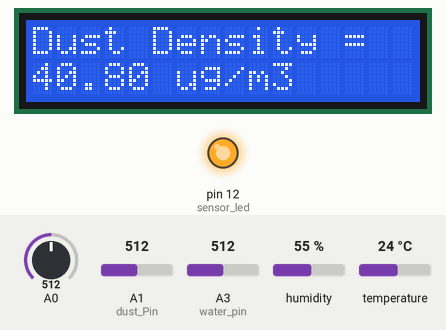
This sketch was run on a simulated Arduino Uno, built with avr-gcc and run on an emulated ATmega328P. Parts: 16×2 character LCD, output pins drawn as LEDs (lit = HIGH). The inputs (shaded band) are chosen by the test bench; at power-on: humidity 55 %, A0 = 512, A1 (dust_Pin) = 512, A3 (water_pin) = 512, temperature 24 °C. What the sketch prints to the serial monitor is not drawn.

Above: at 1.2 s.
1.3 s: humidity set to 22 %
At 9.4 s:
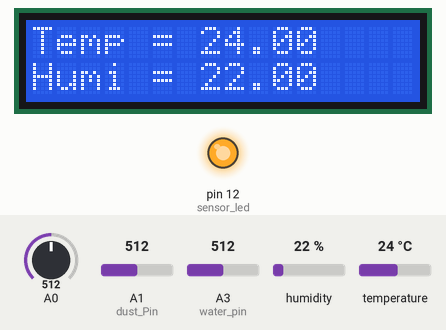
12.6 s: A0 set to 716
At 19.2 s:
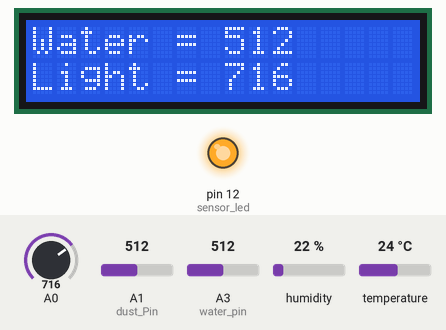
22.7 s: A1 (dust_Pin) set to 716
At 28.8 s:
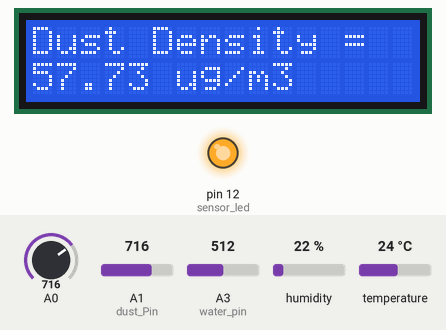
32.8 s: A3 (water_pin) set to 716
At 46.7 s:
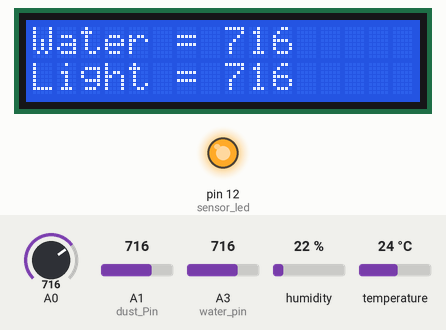
46.8 s: temperature set to 12 °C
At 51.2 s:
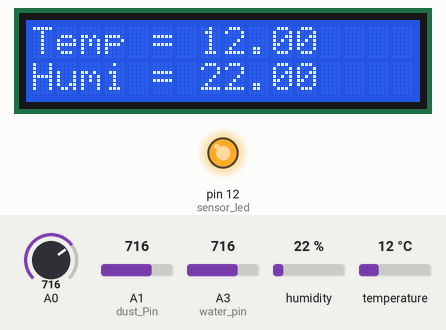
Timing chart, 0 to 52.7 s (numbered marks = the images above; inputs shaded):
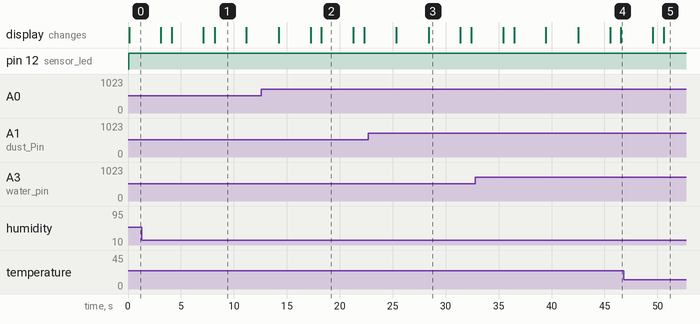

Measured:
- what the display in image 1 shows lasts 3.0 s, from 8.2 s to 11.2 s

The sketch:

hwa_boon.ino
```cpp
#include <SoftwareSerial.h> // 블루투스 모듈 연결 라이브러리
#include <LiquidCrystal_I2C.h>  // LCD 라이브러리
#include <DHT11.h> // 온습도센서 라이브러리

LiquidCrystal_I2C lcd(0x27, 16, 2); // LCD 주소값 - 0x27

SoftwareSerial BTSerial(2,3); // 블루투스 모듈 TX, RX 핀번호
 byte buffer[1024]; // 데이터를 수신 받을 버퍼
 int bufferPosition; // 버퍼에 데이타를 저장할 때 기록할 위치

int cds = A0; // 조도센서 핀번호
int water_pin = A3; // 수분수위센서 핀번호Q
int pin = 4;
DHT11 dht11(pin); // 온습도센서 아날로그 핀번호

int dust_Pin = A1;  // 먼지센서 핀번호
int sensor_led = 12;  // 먼지센서 센싱 아날로그 핀번호

float dust_value = 0; // 센서에 값지된 먼지 수치 변수
float dustDensityug = 0;  // 미세먼지 연산을 위한 변수
float Voltage = 0;

int sampling = 280;
int waiting = 40;
float stop_time = 9680;

void setup() {
  // put your setup code here, to run once:
  Serial.begin(9600); // 시리얼 모니터 시작
  BTSerial.begin(9600);  // set the data rate for the BT port

  lcd.begin();  // lcd 시작

  pinMode(sensor_led, OUTPUT);  // ledPower를 출력 단자로 설정합니다.
  pinMode(dust_Pin, INPUT);
}


void loop() {
  // put your main code here, to run repeatedly:

   // BT –> Data –> Serial
  if (BTSerial.available()) {
    Serial.write(BTSerial.read());
    char toSend = (char)BTSerial.read();
    Serial.print(toSend);
  }
  // Serial –> Data –> BT
  if (Serial.available()) {
    BTSerial.write(Serial.read());
    char toSend = (char)Serial.read();
    BTSerial.print(toSend);
  }

  int err;  // 온습도 수치값에 대한 에러값 처리
  float temp, humi; // 온도, 습도 변수
  int val_water = analogRead(A3); // 감지된 토양습도센서 값 읽기
  int val_light = analogRead(A0); // 감지된 조도센서 값 읽기

  digitalWrite(sensor_led, LOW);
  delayMicroseconds(sampling);

  dust_value = analogRead(dust_Pin);  // 감지된 먼지센서 값 읽기

  delayMicroseconds(waiting);
  digitalWrite(sensor_led, HIGH);
  delayMicroseconds(stop_time);

   dustDensityug = (0.17 * (dust_value * (5.0/1024) - 0.1)) * 100;

    lcd.setCursor(0,0);
    // 첫 번째 줄에 첫 번째 커서부터 시작
    lcd.print("Dust Density = ");
    lcd.setCursor(0,1);
    // 두 번째 줄에 첫 번째 커서부터 시작
// if (dustDensityug > 30){ // 잡음을 막기 위해
    lcd.print(dustDensityug);

// }
    lcd.print(" ug/m3");

    delay(3000);
    // 3초간 유지 (1000 = 1초)

    lcd.clear();
    // lcd 화면 지우기
    delay(1000);

    lcd.setCursor(0,0);
    lcd.print("Water = ");
    lcd.print(val_water);
    lcd.setCursor(0,1);
    lcd.print("Light = ");
    lcd.print(val_light);
    delay(3000);

    lcd.clear();
    delay(1000);

  if((err = dht11.read(humi, temp)) == 0) // 온습도 값에 대한 에러 처리문
  {
    lcd.setCursor(0,0);
    lcd.print("Temp = ");
    lcd.print(temp);
    lcd.setCursor(0,1);
    lcd.print("Humi = ");
    lcd.print(humi);
    delay(3000);

    lcd.clear();
    delay(1000);
  }
  else
  {
    Serial.println();
    Serial.print("Error No : ");
    Serial.print(err);
    Serial.println();
  }
  delay(DHT11_RETRY_DELAY);

  String sensor = " ";
  sensor = (String)temp + "/" + (String)humi + "/" + (String)val_light + "/" + (String)dustDensityug + "/" + (String)val_water;
  Serial.println(sensor);
  BTSerial.println(sensor);
  delay(1000);
}
```
